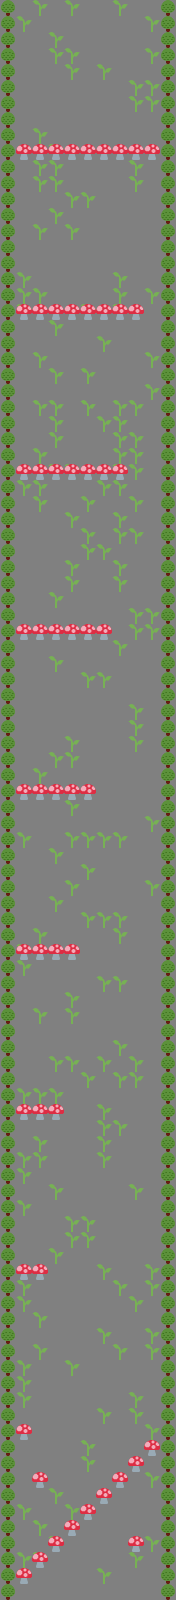

Below is a game level as drawn by its tile map, then a one-line description and the .tmx that defines it (tile-layer data replaced by summaries):
An orthogonal 11x100 tile map with 16x16 px tiles, 3 tile layers (objects, items, obstacles).

<map version="1.0" orientation="orthogonal" renderorder="right-up" width="11" height="100" tilewidth="16" tileheight="16" backgroundcolor="#808080" nextobjectid="4">
 <properties>
  <property name="baseGroundType" value="Grass" />
 </properties>
 <tileset firstgid="1" name="items" tilewidth="16" tileheight="16">
  <tile id="0">
   <properties>
    <property name="name" value="mushroom" />
   </properties>
   <image width="16" height="16" source="twemoji/1f344.png" />
  </tile>
  <tile id="1">
   <properties>
    <property name="name" value="grass" />
   </properties>
   <image width="16" height="16" source="twemoji/1f331.png" />
  </tile>
  <tile id="2">
   <properties>
    <property name="name" value="tree" />
   </properties>
   <image width="16" height="16" source="twemoji/1f333.png" />
  </tile>
 </tileset>
 <layer name="objects" width="11" height="100">
  <data>[1100 cells, 182 non-empty, 1 distinct tile ids]</data>
 </layer>
 <layer name="items" width="11" height="100">
  <data>[1100 cells, 56 non-empty, 1 distinct tile ids]</data>
 </layer>
 <layer name="obstacles" width="11" height="100">
  <data>[1100 cells, 200 non-empty, 1 distinct tile ids]</data>
 </layer>
</map>
